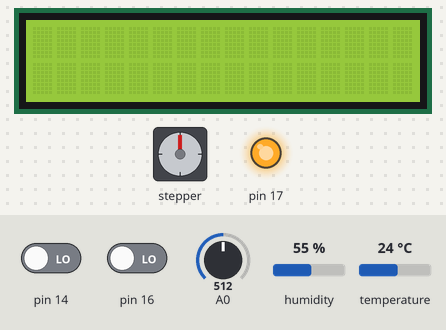
This sketch was run on a simulated Arduino Uno, built with avr-gcc and run on an emulated ATmega328P. On the bench: 16×2 character LCD, stepper motor, output pins drawn as LEDs (lit = HIGH). The inputs (shaded band) are chosen by the test bench; at power-on: pin 16 LOW, A0 = 512, pin 14 LOW, humidity 55 %, temperature 24 °C. The local clock reads 2024-03-15 10:24:30 at power-on unless the sketch sets it; stepper angles assume 360 steps per turn; what the sketch prints to the serial monitor is not drawn.

Above: at 1.7 s.
1.8 s: pin 16 driven HIGH
At 3.3 s:
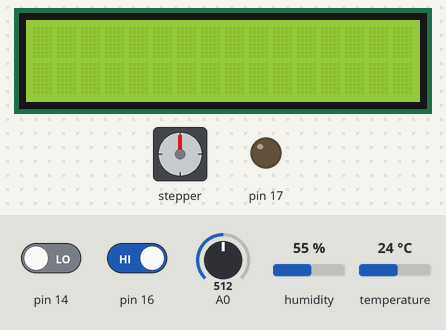
4.3 s: A0 set to 163
At 6.3 s:
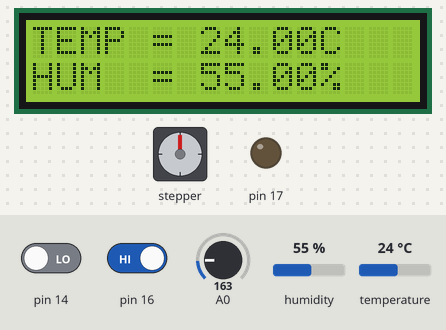
7.3 s: A0 set to 139
At 10.2 s:
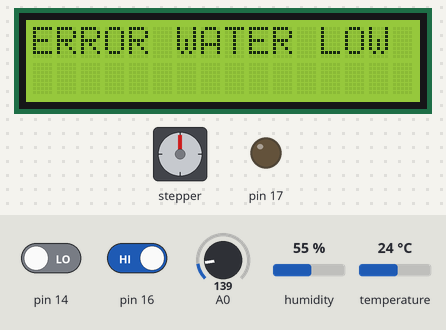
10.3 s: A0 set to 306
12.3 s: pin 14 driven HIGH
15.3 s: pin 16 driven LOW
At 17.1 s:
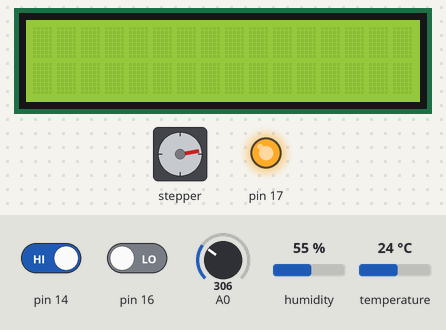
Timing chart, 0 to 18.6 s (numbered marks = the images above; inputs shaded):
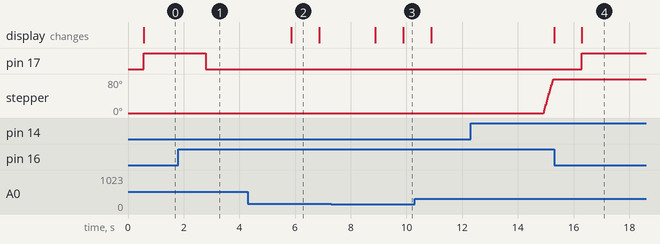

Measured:
- the behaviour switches between 150 and 149 on A0 (found by bisection; images 2 and 3)
- after the input at 1.8 s, pin 17: HIGH → LOW after 1.0 s
- after the input at 7.3 s, the display: first differs from a run without the input after 2.6 s (image 3)
- after the input at 12.3 s, stepper: turns 80° clockwise in 0.35 s, starting after 2.6 s
- after the input at 15.3 s, pin 17: LOW → HIGH after 1.0 s; stepper: stops changing and stays 80°
- what the display in image 2 shows lasts 1.0 s, from 5.9 s to 6.9 s

The sketch:

Final_PROJECT_Comstock.ino
```cpp
#include <dht.h>
#include <LiquidCrystal.h>
#include <RTClib.h>
#include <Wire.h>
#include <Stepper.h>

bool tempC;
bool tempC2;
bool waterL;
bool on = 0;

const int stepsPerRev = 360;
char daysOfTheWeek[7][12] = {"Sunday", "Monday", "Tuesday", "Wednesday", "Thursday", "Friday", "Saturday"};
const int dht_pin = A1;
const int rs = 13, en = 2, d4 = 4, d5 = 5, d6 = 6, d7 = 8;
int temp;
int motorState = 0;
int val = 0;

dht DHT;
RTC_DS1307 rtc;
Stepper myStepper(stepsPerRev, 47, 49, 51, 53);
LiquidCrystal lcd(rs, en, d4, d5, d6, d7);

// Define port register pointers
//digital pins 30-37
volatile unsigned char* port_c = (unsigned char*) 0x28;
volatile unsigned char* ddr_c = (unsigned char*) 0x27;
volatile unsigned char* pin_c = (unsigned char*) 0x26;
//digital pins 6,7,8,9 16,17
volatile unsigned char* port_h = (unsigned char*) 0x102;
volatile unsigned char* ddr_h = (unsigned char*) 0x101;
volatile unsigned char* pin_h = (unsigned char*) 0x100;
//digital pins 22-29
volatile unsigned char* port_a = (unsigned char*) 0x22;
volatile unsigned char* ddr_a = (unsigned char*) 0x21;
volatile unsigned char* pin_a = (unsigned char*) 0x20;
//digital pins 39, 41, 40, 4
volatile unsigned char* port_g = (unsigned char*) 0x34;
volatile unsigned char* ddr_g = (unsigned char*) 0x33;
volatile unsigned char* pin_g = (unsigned char*) 0x32;

//ADC registers
#define RDA 0x80
#define TBE 0x20
volatile unsigned char *myUCSR0A = (unsigned char *)0x00C0;
volatile unsigned char *myUCSR0B = (unsigned char *)0x00C1;
volatile unsigned char *myUCSR0C = (unsigned char *)0x00C2;
volatile unsigned int  *myUBRR0  = (unsigned int *) 0x00C4;
volatile unsigned char *myUDR0   = (unsigned char *)0x00C6;
volatile unsigned char* my_ADMUX = (unsigned char*) 0x7C;
volatile unsigned char* my_ADCSRB = (unsigned char*) 0x7B;
volatile unsigned char* my_ADCSRA = (unsigned char*) 0x7A;
volatile unsigned int* my_ADC_DATA = (unsigned int*) 0x78;

void setup() {
U0init(9600); //initialize serial monitor at baud rate of 9600
adc_init();
#ifndef ESP8266 //waits for a serial connection to be established
  while (!Serial);
#endif
myStepper.setSpeed(40);//sets a speed for the stepper motor

while (!rtc.begin()){ //checks to ensure the real time clock module is running
   Serial.println("Couldn't find RTC");
}
  if (! rtc.isrunning()) {
    Serial.println("RTC is NOT running, let's set the time!");
  }

delay(500); //delay as to not instantly start the loop function
lcd.begin(16,2); //sets the lcd to be configured to have 16 characters per line and 2 lines
*ddr_c |= 0b01001000; //sets digital pin 31(motor) to output and yellow LED (pin 34) to OUTPUT
*ddr_c &= 0b11111010; //sets digital pin 37 (button down for motor) and 35 (on/off button) to INPUT
*ddr_h |= 0b00010000; //sets digital pin 7(water sensor power to output)
*ddr_a |= 0b10001010; //sets digital pin 25green led to OUTPUT, and 23(blue LED to OUTPUT), digital pin 29 RED LED OUTPUT
*ddr_g &= 0b11111011; //sets the button up pin 39 to an INPUT
*port_h &= 0b11101111; //initially sets water sensor to LOW
}

void loop() {

if (*pin_c & 0b000000100){//if on button is pushed system turns on
  on = 1;
  delay(1000);
  }
  *port_c &= 0b10111111; //write motor pin 31 LOW when system is off
  *port_a &= 0b01110101; //sets blue, green and red LED LOW
  *port_c |= 0b00001000; //sets yellow LED HIGH
while(on == 1){
*port_c &= 0b11110111; //SETS YELLOW LED LOW
if (*pin_c & 0b000000100){
  delay (1000);
  on = 0;
  }
    if ((*pin_g & 0b00000100) && (waterL == 1)){ //if button up pg2 is high and it is not in ERROR state move stepper up
     for(int i=0;i<80;i++){
      int steps=-1;
      myStepper.step(steps);
     }
    }
    else if ((*pin_c & 0b00000001) && (waterL == 1)){ // if button down pc0 goes high and it is not in ERROR state move stepper down
      for(int i=0;i<80;i++){
        int steps=1;
        myStepper.step(steps);
      }
    }

    tempC = tempC2; //sets tempC variable equal to tempC2
    temp = DHT.temperature; //sets temperature variable to the reading of the temp sensor
    DHT.read11(dht_pin); //reads the value from the temp sensor
    if (waterL == 1){ //if the water level is within the proper threshold
      lcd.print("TEMP = "); //prints the temperature to the LCD
      lcd.print(DHT.temperature);
      lcd.print("C ");
      lcd.setCursor(0,1);
      lcd.print("HUM  = ");
      lcd.print(DHT.humidity);
      lcd.print("% ");
      delay(1000); //delay since without the delay the LCD flickers
    }
      if ((temp > 20) && (waterL == 1)){ //if the temperature and water lvl is above the threshold turn on the fan
      *port_a |= 0b00000010; //sets blue LED HIGH
      *port_a &= 0b01110111; //sets green and red led LOW pin 25
      *port_c |= 0b01000000; //write motor pin 31 HIGH           //FAN ON
          tempC = 1;
      }
      else if ((temp <= 20) && (waterL == 1)){ //if the temp is below threshold and water lvl is within threshold turn off fan
        *port_c &= 0b10111111; //write motor pin 31 LOW
        *port_a |= 0b00001000; //sets green LED HIGH       //IDLE MODE
        *port_a &= 0b01111101; //sets blue and red LED LOW
        tempC = 0;
      }
    readSensor();
    if (tempC != tempC2){ //If the state of fan changes the date and time are printed to the serial monitor
            DateTime now = rtc.now();
            Serial.print(now.year(), DEC);
            Serial.print('/');
            Serial.print(now.month(), DEC);
            Serial.print('/');
            Serial.print(now.day(), DEC);
            Serial.print(" (");
            Serial.print(daysOfTheWeek[now.dayOfTheWeek()]);
            Serial.print(") ");
            Serial.print(now.hour(), DEC);
            Serial.print(':');
            Serial.print(now.minute(), DEC);
            Serial.print(':');
            Serial.print(now.second(), DEC);
            Serial.println();
            tempC2 = tempC;
    }
    }
}
    void readSensor() { //function for reading the water depth sensor
      *port_h |= 0b00010000; //sets pin7 watersensor pin HIGH
      val = adc_read(0); //reads analog value from water sensor
      //print_int(val); //prints the value read from the sensor to the serial monitor
      *port_h &= 0b11101111; //sets pin7 watersensor pin LOW
      if (val < 150){
          waterL = 0;
          Serial.print("WARNING WATER LEVEL TOO LOW PLEASE REFILL\n");
          lcd.clear();
          lcd.print("ERROR WATER LOW");
          *port_a |= 0b10000000; //sets red LED HIGH
          *port_a &= 0b11110101; //sets green and blue LED LOW
          *port_c &= 0b10111111; //write motor pin31 LOW
          delay(1000);
          lcd.clear();
        }
      else if(val >= 100){
        waterL = 1;
        *port_a &= 0b01111111; //sets red LED LOW
        lcd.clear();
      }
     }


void adc_init()
{
  // setup the A register
  *my_ADCSRA |= 0b10000000;  // set bit   7 to 1 to enable the ADC
  *my_ADCSRA &= 0b11011111;  // clear bit 5 to 0 to disable the ADC trigger mode
  *my_ADCSRA &= 0b11011111;  // clear bit 5 to 0 to disable the ADC interrupt
  *my_ADCSRA &= 0b11011111;  // clear bit 5 to 0 to set prescaler selection to slow reading
  // setup the B register
  *my_ADCSRB &= 0b11110111;  // clear bit 3 to 0 to reset the channel and gain bits
  *my_ADCSRB &= 0b11111000;  // clear bit 2-0 to 0 to set free running mode
  // setup the MUX Register
  *my_ADMUX  &= 0b01111111; // clear bit 7 to 0 for AVCC analog reference
  *my_ADMUX  |= 0b01000000; // set bit   6 to 1 for AVCC analog reference
  *my_ADMUX  &= 0b11011111;  // clear bit 5 to 0 for right adjust result
  *my_ADMUX  &= 0b11011111;  // clear bit 5 to 0 for right adjust result
  *my_ADMUX  &= 0b11100000;  // clear bit 4-0 to 0 to reset the channel and gain bits
}
unsigned int adc_read(unsigned char adc_channel_num)
{
  // clear the channel selection bits (MUX 4:0)
  *my_ADMUX  &= 0b11100000;
  // clear the channel selection bits (MUX 5)
  *my_ADCSRB &= 0b11000000;
  // set the channel number
  if(adc_channel_num < 1)
  {
    // set the channel selection bits, but remove the most significant bit (bit 3)
    adc_channel_num -= 0;
    // set MUX bit 5
    *my_ADCSRB |= 0b00100000;
  }
  // set the channel selection bits
  *my_ADMUX  += adc_channel_num;
  // set bit 6 of ADCSRA to 1 to start a conversion
  *my_ADCSRA |= 0x40;
  // wait for the conversion to complete
  while((*my_ADCSRA & 0x40) != 0);
  // return the result in the ADC data register
  return *my_ADC_DATA;
}
void print_int(unsigned int out_num)
{
  // clear a flag (for printing 0's in the middle of numbers)
  unsigned char print_flag = 0;
  // if its greater than 1000
  if(out_num >= 1000)
  {
    // get the 1000's digit, add to '0'
    U0putchar(out_num / 1000 + '0');
    // set the print flag
    print_flag = 1;
    // mod the out num by 1000
    out_num = out_num % 1000;
  }
  // if its greater than 100 or we've already printed the 1000's
  if(out_num >= 100 || print_flag)
  {
    // get the 100's digit, add to '0'
    U0putchar(out_num / 100 + '0');
    // set the print flag
    print_flag = 1;
    // mod the output num by 100
    out_num = out_num % 100;
  }
  // if its greater than 10, or we've already printed the 10's
  if(out_num >= 10 || print_flag)
  {
    U0putchar(out_num / 10 + '0');
    print_flag = 1;
    out_num = out_num % 10;
  }
  // always print the last digit (in case it's 0)
  U0putchar(out_num + '0');
  // print a newline
  U0putchar('\n');
}
void U0init(int U0baud)
{
 unsigned long FCPU = 16000000;
 unsigned int tbaud;
 tbaud = (FCPU / 16 / U0baud - 1);
 // Same as (FCPU / (16 * U0baud)) - 1;
 *myUCSR0A = 0x20;
 *myUCSR0B = 0x18;
 *myUCSR0C = 0x06;
 *myUBRR0  = tbaud;
}
unsigned char U0kbhit()
{
  return *myUCSR0A & RDA;
}
unsigned char U0getchar()
{

  return *myUDR0;
}
void U0putchar(unsigned char U0pdata)
{
  while((*myUCSR0A & TBE)==0);
  *myUDR0 = U0pdata;
}
```
